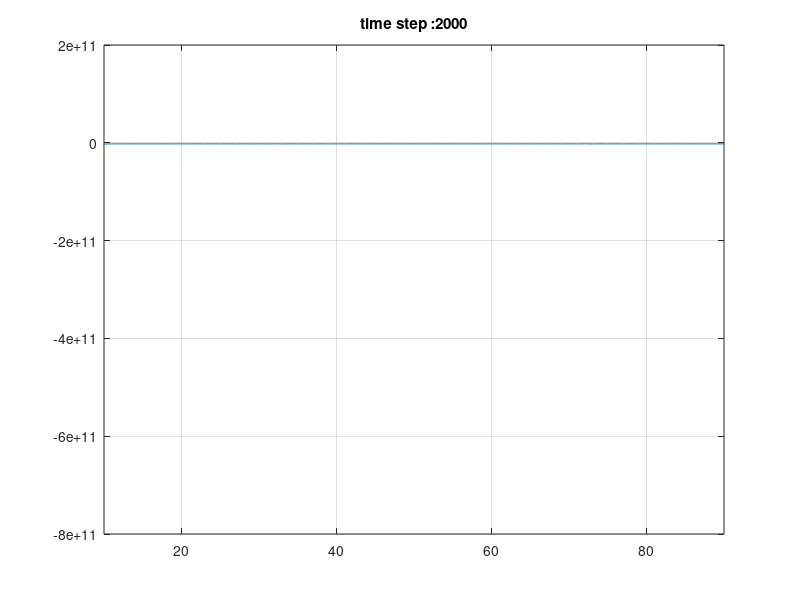

This figure's MATLAB source:
%
% FDTD 1D in free space with CPML 
%
% AUTHOR:skiloop
% EMAIL:skiloop@126.com
%

% close all;

%% some constants
mu_0 = 1.2566370614359173e-06;   %
eps_0= 8.8541878176203892e-12;   %
C=299792458.0;      % speed of light
Z0=1/C/eps_0;

%% wave definition
amptidute=100;
frequency=110E9;
T=1/frequency;
lambda=C*T;
t0=4.0*T;
omega=2*pi*frequency;

%% FDTD variables
if exist('zZoneSize','var')==0
    zZoneSize=4;
else if zZoneSize<0
    zZoneSize=4;
    end
end
if exist('tZoneSize','var')==0
    tZoneSize=50;
else if tZoneSize<50
    tZoneSize=50;
    end
end
domainLength=zZoneSize*lambda;
totalTime=tZoneSize*T;
numberCellsPerWavelength=20;

%% CPML parameters
pmlWidth=10;
pmlOrder=3; % m
epsR=1;
sigmaMaxDivSigmaOpt=0.55;
kappaMax=0.1;
alphaMax=0.1;
alphaOrder=1; % ma

%% domain definition
dz=lambda/numberCellsPerWavelength;
dt=dz/2/C;
totalTimeStep=floor(totalTime/dt);
nz=floor(domainLength/dz+2*pmlWidth);
nzp1=nz+1;
nzm1=nz-1;
ksource = floor(nzp1/2);
%% FDTD EM field arrarys
Ex=zeros(1,nzp1);
Hy=zeros(1,nz);

%% Coeficient for EM field updating
Cexe=1;
Cexhy=-dt/eps_0/dz;
Chyh=1;
Chyex=-dt/mu_0/dz;

%% CPML arrays
Psi_Ezy_zn=zeros(1,pmlWidth);
Psi_Ezy_zp=zeros(1,pmlWidth);
Psi_Hzx_zn=zeros(1,pmlWidth);
Psi_Hzx_zp=zeros(1,pmlWidth);

%% initial PML update coeficients
sigmaOpt=0.8*(pmlOrder+1)/(sqrt(epsR)*dz*Z0);
sigmaMax=sigmaOpt*sigmaMaxDivSigmaOpt;
%sigmaOpt=sigmaMax*(pmlOrder+1)/(sqrt(epsR)*150*pi*dz);
% zn side
rho_e=((pmlWidth:-1:1)-0.75)/pmlWidth;
rho_m=((pmlWidth:-1:1)-0.25)/pmlWidth;
sigma_e=sigmaMax*abs(rho_e).^pmlOrder;
sigma_m=sigmaMax*abs(rho_m).^pmlOrder;
kappa_e=1+(kappaMax-1)*abs(rho_e).^pmlOrder;
kappa_m=1+(kappaMax-1)*abs(rho_m).^pmlOrder;
alpha_e=alphaMax*abs(1-rho_e).^alphaOrder;
alpha_m=alphaMax*abs(1-rho_m).^alphaOrder;
cpml_b_e_n=exp((-dt/eps_0)...
    *((sigma_e./kappa_e)+alpha_e));
cpml_a_e_n=1/dz*(cpml_b_e_n-1).*sigma_e ...
    ./(kappa_e.*(sigma_e+kappa_e.*alpha_e));
cpml_b_m_n=exp((-dt/eps_0)...
    *((sigma_m./kappa_m)+alpha_m));
cpml_a_m_n=1/dz*(cpml_b_m_n-1).*sigma_m ...
    ./(kappa_m.*(sigma_m+kappa_m.*alpha_m));


b=0;%sigma_e*dt/2/eps_0;
Cexe_zn=(1-b)./(1+b);
CPsi_Ezy_zn=-dt./(1+b)/eps_0;
Cexhy_zn=CPsi_Ezy_zn./kappa_e/dz;
b=0;%sigma_m*dt/2/mu_0;
Chyh_zn=(1-b)./(1+b);
CPsi_Hzx_zn=-dt./(1+b)/mu_0;
Chyex_zn=CPsi_Hzx_zn./kappa_m/dz;
% zp side
rho_e=((1:1:pmlWidth)-0.75)/pmlWidth;
rho_m=((1:1:pmlWidth)-0.25)/pmlWidth;
sigma_e=sigmaMax*abs(rho_e).^pmlOrder;
sigma_m=sigmaMax*abs(rho_m).^pmlOrder;
kappa_e=1+(kappaMax-1)*abs(rho_e).^pmlOrder;
kappa_m=1+(kappaMax-1)*abs(rho_m).^pmlOrder;
alpha_e=alphaMax*abs(1-rho_e).^alphaOrder;
alpha_m=alphaMax*abs(1-rho_m).^alphaOrder;
cpml_b_e_p=exp((-dt/eps_0)...
    *((sigma_e./kappa_e)+alpha_e));
cpml_a_e_p=1/dz*(cpml_b_e_p-1).*sigma_e ...
    ./(kappa_e.*(sigma_e+kappa_e.*alpha_e));
cpml_b_m_p=exp((-dt/eps_0)...
    *((sigma_m./kappa_m)+alpha_m));
cpml_a_m_p=1/dz*(cpml_b_m_p-1).*sigma_m ...
    ./(kappa_m.*(sigma_m+kappa_m.*alpha_m));
b=0;%sigma_e*dt/2/eps_0;
Cexe_zp=(1-b)./(1+b);
CPsi_Ezy_zp=-dt./(1+b)/eps_0;
Cexhy_zp=CPsi_Ezy_zp./kappa_e/dz;
b=0;%sigma_m*dt/2/mu_0;
Chyh_zp=(1-b)./(1+b);
CPsi_Hzx_zp=-dt./(1+b)/mu_0;
Chyex_zp=CPsi_Hzx_zp./kappa_m/dz;

%% FDTD loop

% some constants
%====== Gaussian Source ===========
dtDivEps0DivDz=dt/eps_0/dz;
muSource=dtDivEps0DivDz*amptidute * -2.0 /T/T;
%====== Sine Source ===========
% dtDivEps0DivDz=dt/eps_0/dz;
% muSource=dtDivEps0DivDz*amptidute * 2.0*pi*omega;

% initial plot
figure;
h=plot(Ex);
%set(gca,'ylim',[-2 2.5]*1e15);
set(gca,'xlim',[pmlWidth (nz-pmlWidth)]);
grid on;

% point to test performace of CPML
ic=ksource+30;
%ic=ksource+numberCellsPerWavelength;
cEx=zeros(1,totalTimeStep);

% fdtd loop
for n=1:totalTimeStep
    %============================
    %update Hy
    %============================
    Psi_Hzx_zn=cpml_b_m_n.*Psi_Hzx_zn+cpml_a_m_n.*(Ex(2:pmlWidth+1)-Ex(1:pmlWidth));
    Psi_Hzx_zp=cpml_b_m_p.*Psi_Hzx_zp+cpml_a_m_p.*(Ex(nzp1-pmlWidth+1:nzp1)-Ex(nzp1-pmlWidth:nz));
    
    Hy(1:pmlWidth)=Chyh_zn.*Hy(1:pmlWidth)+Chyex_zn.*(Ex(2:pmlWidth+1)-Ex(1:pmlWidth))+CPsi_Hzx_zn.*Psi_Hzx_zn;
    
    Hy(nz-pmlWidth+1:nz)=Chyh_zp.*Hy(nz-pmlWidth+1:nz)+Chyex_zp.*(Ex(nzp1-pmlWidth+1:nzp1)-Ex(nzp1-pmlWidth:nz))+CPsi_Hzx_zp.*Psi_Hzx_zp;
    
    % non pml region
    Hy(pmlWidth+1:nz-pmlWidth)=Chyh* Hy(pmlWidth+1:nz-pmlWidth)+Chyex*( Ex(pmlWidth+2:nzp1-pmlWidth)-Ex(pmlWidth+1:nz-pmlWidth)); 
    
    %===========================
    % update Ex
    %===========================
    Psi_Ezy_zn=cpml_b_e_n.*Psi_Ezy_zn+cpml_a_e_n.*(Hy(2:pmlWidth+1)-Hy(1:pmlWidth));
    Psi_Ezy_zp=cpml_b_e_p.*Psi_Ezy_zp+cpml_a_e_p.*(Hy(nzp1-pmlWidth:nz)-Hy(nz-pmlWidth:nzm1));
    
    Ex(2:pmlWidth+1)=Cexe_zn.*Ex(2:pmlWidth+1)+Cexhy_zn.*(Hy(2:pmlWidth+1)-Hy(1:pmlWidth))+CPsi_Ezy_zn.*Psi_Ezy_zn;
        
    Ex(nzp1-pmlWidth:nz)=Cexe_zp.*Ex(nzp1-pmlWidth:nz)+Cexhy_zp.*(Hy(nzp1-pmlWidth:nz)-Hy(nz-pmlWidth:nzm1))+CPsi_Ezy_zp.*Psi_Ezy_zp;
    
    % non pml region
    Ex(pmlWidth+2:nz-pmlWidth)=Cexe* Ex(pmlWidth+2:nz-pmlWidth)+Cexhy*( Hy(pmlWidth+2:nz-pmlWidth)-Hy(pmlWidth+1:nzm1-pmlWidth)); 
    
    %==========================
    % update source
    %==========================
    Ex(ksource)=Ex(ksource)+muSource *(n * dt - t0)...
                    * exp(-(((n * dt - t0) / T).^2)); % Differentiated Gaussian pulse
%     Ex(ksource)=Ex(ksource)-amptidute *sin((n * dt - t0) * omega)/dz; % Sine source
                
    %==========================
    % update figure
    %==========================
    if mod(n,30)==0||n==totalTimeStep
        set(h,'YData',Ex);
        title(gca,strcat('time step :' ,int2str(n)));
        pause(0.2);
    end
    
    %=========================
    % sample watched field
    %=========================
    cEx(n)=Ex(ic);    
end